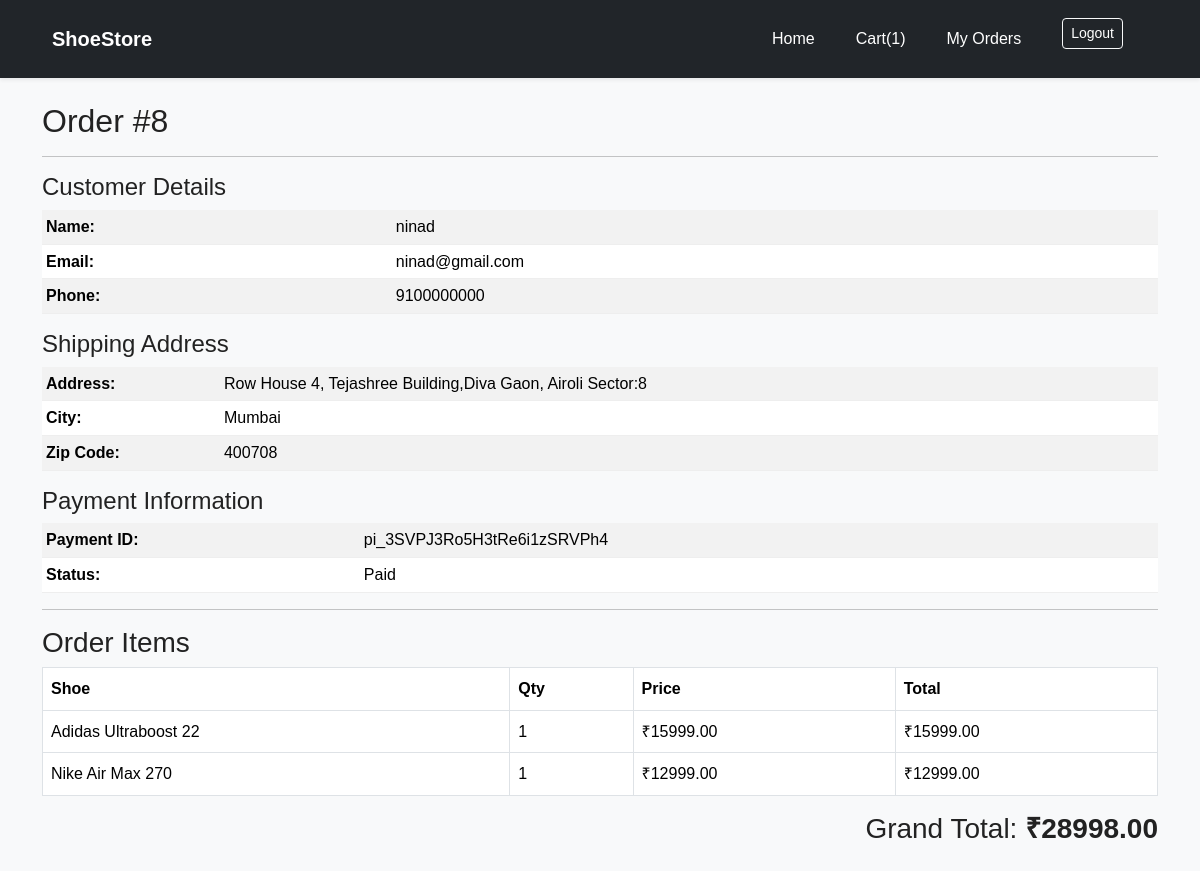
/orders/order/8/ (signed in), run on the app's committed database.
### orders/models.py (models this page shows, shortened)
class Order(models.Model):
    user = models.ForeignKey(User, on_delete=models.CASCADE)
    total_amount = models.DecimalField(max_digits=10, decimal_places=2)
    payment_id = models.CharField(max_length=255, blank=True, null=True)
    status = models.CharField(max_length=20, default="Pending")  # Pending, Paid, Cancelled
    created_at = models.DateTimeField(auto_now_add=True)
    full_name = models.CharField(max_length=100)
    phone = models.CharField(max_length=15)
    address_line = models.CharField(max_length=255)
    city = models.CharField(max_length=100)
    pincode = models.CharField(max_length=10)
    created_at = models.DateTimeField(auto_now_add=True)

class OrderItem(models.Model):
    order = models.ForeignKey(Order, on_delete=models.CASCADE, related_name="items")
    product = models.ForeignKey(Product, on_delete=models.CASCADE)
    quantity = models.IntegerField(default=1)
    price = models.DecimalField(max_digits=10, decimal_places=2, default=0)
    def total(self):
        return self.price * self.quantity

### products/models.py (models this page shows, shortened)
class Product(models.Model):
    name = models.CharField(max_length=200)
    brand = models.CharField(max_length=150)
    description = models.TextField()
    price = models.DecimalField(max_digits=10, decimal_places=2)
    category = models.ForeignKey(Category, on_delete=models.CASCADE)
    image = models.ImageField(upload_to="products/")
    stock = models.IntegerField(default=0)

### orders/views.py (the view)
# urls.py: path("order/<int:order_id>/", views.order_detail, name="order_detail"),
def order_detail(request, order_id):
    order = Order.objects.get(id=order_id, user=request.user)
    return render(request, "orders/order_detail.html", {"order": order})

### cart/context_processors.py (called while the page is built)
def cart_item_count(request):
    if request.user.is_authenticated:
        count = CartItem.objects.filter(user=request.user).count()
    else:
        count = 0
    return {"cart_count": count}

### orders/templates/orders/order_detail.html
{% extends "base.html" %}
{% block content %}
<h2>Order #{{ order.id }}</h2>
<hr>
<h4>Customer Details</h4>
<table class="table table-striped table-sm">
    <tr>
        <th>Name:</th>
        <td>{{ order.user.username }}</td>
    </tr>
    <tr>
        <th>Email:</th>
        <td>{{ order.user.email }}</td>
    </tr>
    <tr>
        <th>Phone:</th>
        <td>{{ order.phone }}</td>
    </tr>
</table>
<h4>Shipping Address</h4>
<table class="table table-striped table-sm">
    <tr>
        <th>Address:</th>
        <td>{{ order.address_line }}</td>
    </tr>
    <tr>
        <th>City:</th>
        <td>{{ order.city }}</td>
    </tr>
    <tr>
        <th>Zip Code:</th>
        <td>{{ order.pincode }}</td>
    </tr>
</table>
<h4>Payment Information</h4>
<table class="table table-striped table-sm">
    <tr>
        <th>Payment ID:</th>
        <td>{{ order.payment_id }}</td>
    </tr>
    <tr>
        <th>Status:</th>
        <td>{{ order.status }}</td>
    </tr>
</table>
<hr>
<h3>Order Items</h3>
<table class="table table-bordered">
<thead>
<tr>
    <th>Shoe</th>
    <th>Qty</th>
    <th>Price</th>
    <th>Total</th>
</tr>
</thead>
<tbody>
{% for item in order.items.all %}
<tr>
    <td>{{ item.product.name }}</td>
    <td>{{ item.quantity }}</td>
    <td>₹{{ item.price }}</td>
    <td>₹{{ item.total }}</td>
</tr>
{% endfor %}
</tbody>
</table>
<h3 class="text-end">Grand Total: <strong>₹{{ order.total_amount }}</strong></h3>
{% endblock %}

### static/css/styles.css (style rules this page uses)
* { margin: 0; padding: 0; box-sizing: border-box; font-family: "Poppins", sans-serif; }
body { background: #f5f7fa; color: #222; line-height: 1.6; }
table { width: 100%; border-collapse: collapse; }
th, td { padding: 14px; text-align: left; border-bottom: 1px solid #eeeeee; }
th { font-weight: 600; }

### data on the page
Order: id "8", user.username "ninad", user.email "ninad@gmail.com", phone "9100000000", address_line "Row House 4, Tejashree Building,Diva Gaon, Airoli Sector:8", city "Mumbai", pincode "400708", payment_id "pi_3SVPJ3Ro5H3tRe6i1zSRVPh4", status "Paid", total_amount "28998.00"
OrderItem: product.name "Adidas Ultraboost 22", quantity "1", price "15999.00", total "15999.00"
OrderItem: product.name "Nike Air Max 270", quantity "1", price "12999.00", total "12999.00"

### other printed values
{{ cart_count }} "1"
